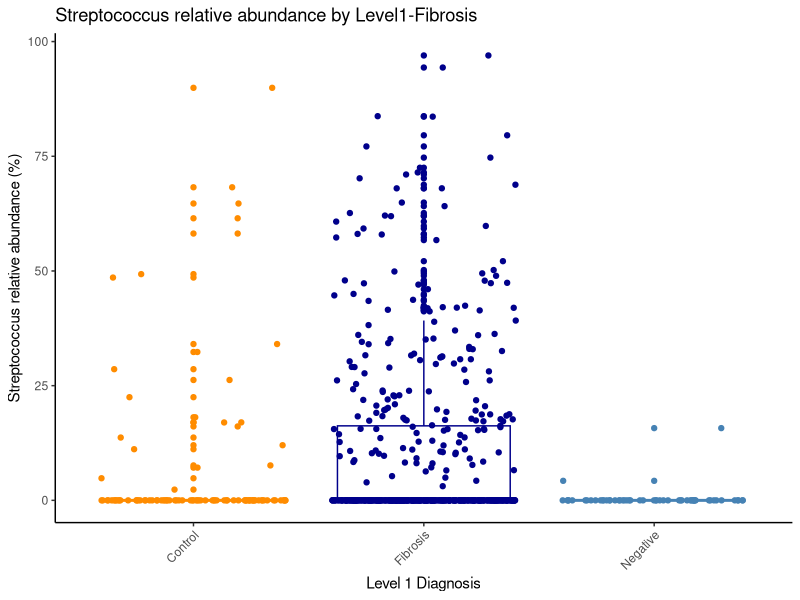
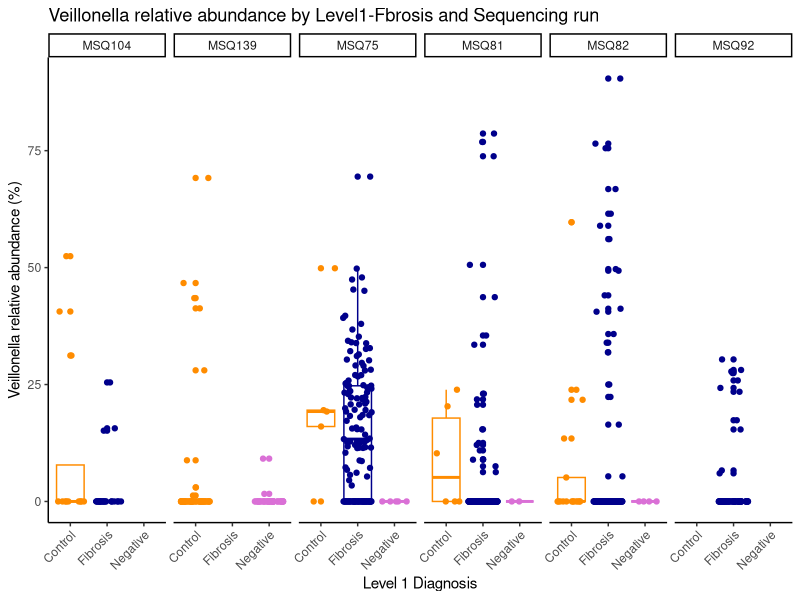
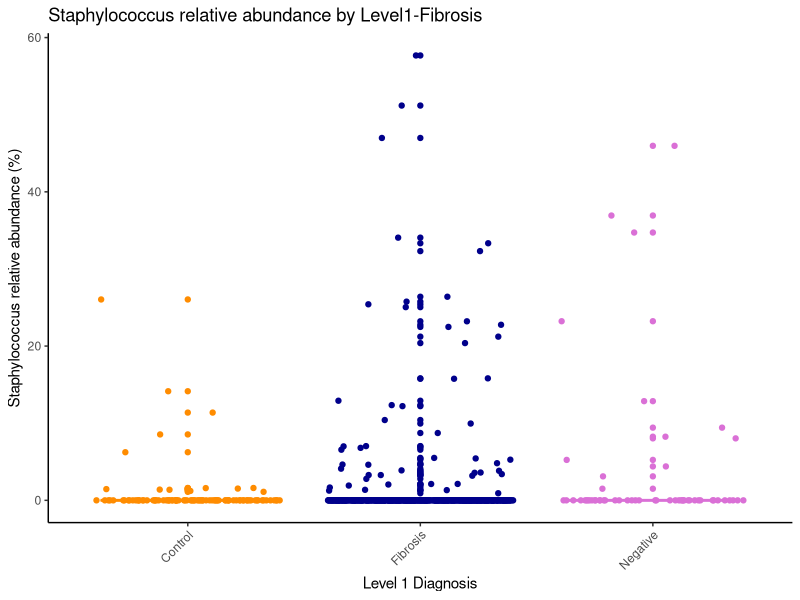
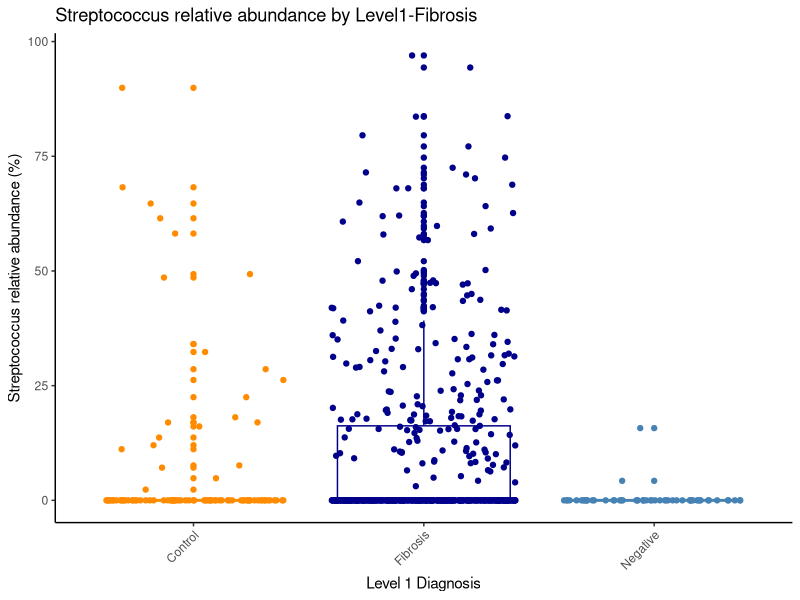
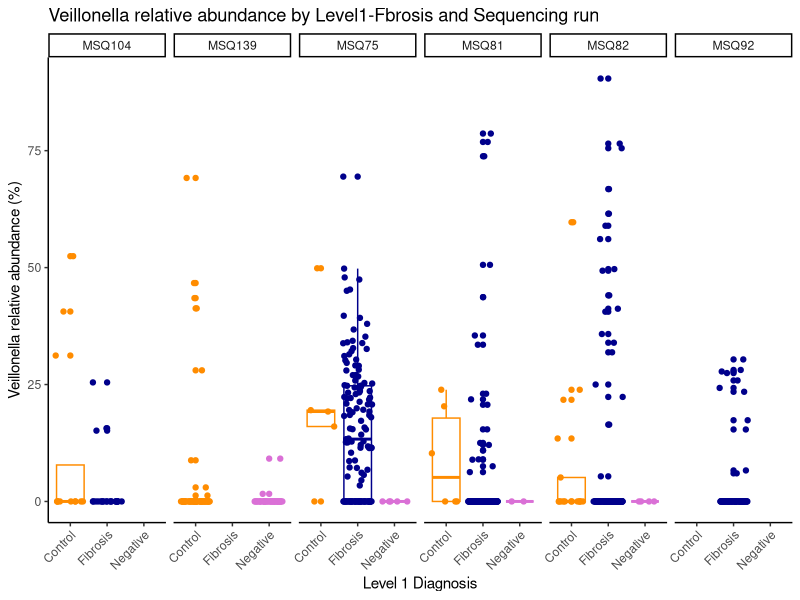
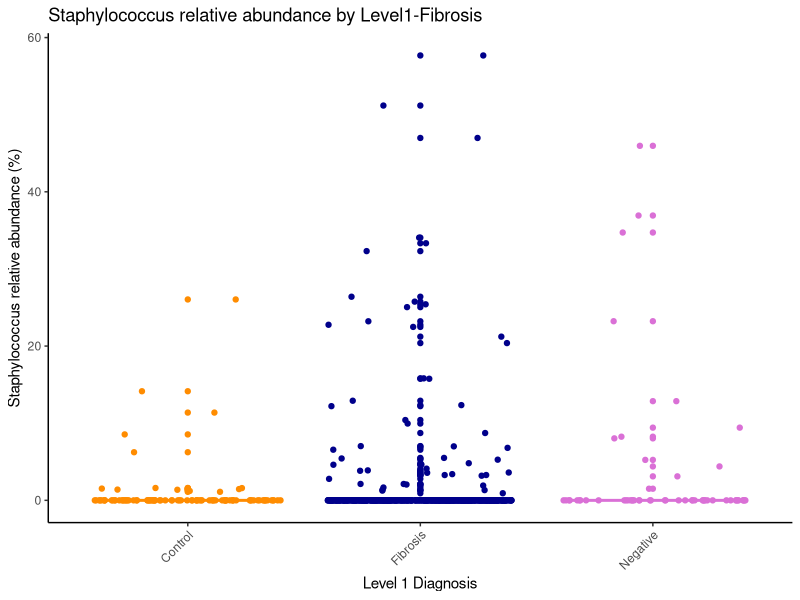

Reproduce these figures in R, in order.
setwd("~/GitHub/Imperial-Molyneaux/IPF-progressive/Level1-IPF/Genus/")

library(tidyverse)
library(ggplot2)
library(dplyr)

data <- read_csv("Genus-normalised.csv") %>%
  filter(!Level1 == "Mock")

abund_table <- data %>%
  select(5:ncol(data))
rowSums(abund_table)
abund_table <- abund_table/rowSums(abund_table)*100

meta_table <- data %>%
  select(`sample-id`:Diagnosis)
meta_table$Level1 <- gsub("Controls", "Control", meta_table$Level1)

##### STREPTOCOCCUS ######
Streptococcus <- abund_table %>% select(Streptococcus)

df <- cbind(meta_table, Streptococcus)
df$Level1 <- as.factor(df$Level1)

ggplot(df, aes(x = Level1, y = Streptococcus)) + 
  #facet_grid(.~`Sequencing run`)+
  geom_boxplot(aes(fill = Level1, colour = Level1)) + 
  geom_point(position = "jitter", aes(fill = Level1, colour = Level1)) +
  scale_colour_manual(values=c("darkorange","darkblue", "steelblue", "orchid")) + 
  scale_fill_manual(values=c("white", "white","white", "white")) +
  theme_classic() + 
  labs(title="Streptococcus relative abundance by Level1-Fibrosis",
       y = "Streptococcus relative abundance (%)",
       x = "Level 1 Diagnosis") +
  theme(axis.text.x = element_text(angle = 45, hjust=1),
        legend.position = "none")

ggsave("Streptococcus- IPF vs HC.pdf",
       width=300,
       height=200,
       units = c("mm"), dpi=400)

IPF <- df %>% filter(Level1 == "Fibrosis")
IPF_mean <- mean(IPF$Streptococcus)

HC <- df %>% filter(Level1 == "Control")
HC_mean <- mean(HC$Streptococcus)

wilcox.test(IPF$Streptococcus, HC$Streptococcus) #0.03

##### VEILONELLA ######
Veillonella <- abund_table %>% select(Veillonella)

df <- cbind(meta_table, Veillonella)
df$Level1 <- as.factor(df$Level1)

ggplot(df, aes(x = Level1, y = Veillonella)) + 
 facet_grid(.~`Sequencing run`) +
  geom_boxplot(aes(fill = Level1, colour = Level1)) + 
  geom_point(position = "jitter", aes(fill = Level1, colour = Level1)) +
  scale_colour_manual(values=c("darkorange","darkblue", "orchid")) + 
  scale_fill_manual(values=c("white", "white","white", "white")) +
  theme_classic() + 
  labs(title="Veillonella relative abundance by Level1-Fbrosis and Sequencing run",
       y = "Veillonella relative abundance (%)",
       x = "Level 1 Diagnosis") +
  theme(axis.text.x = element_text(angle = 45, hjust=1),
        legend.position = "none")

ggsave("Veillonella- IPF vs HC by MSQ run.pdf",
       width=300,
       height=200,
       units = c("mm"), dpi=400)

IPF <- df %>% filter(Level1 == "Fibrosis")
IPF_mean <- mean(IPF$Veillonella)

HC <- df %>% filter(Level1 == "Control")
HC_mean <- mean(HC$Veillonella)

wilcox.test(IPF$Veillonella, HC$Veillonella) #0.4

#### STAPHYLOCOCCUS ####
Staphylococcus <- abund_table %>% select(Staphylococcus)

df <- cbind(meta_table, Staphylococcus)
df$Level1 <- as.factor(df$Level1)

ggplot(df, aes(x = Level1, y = Staphylococcus)) + 
  #facet_grid(.~`Sequencing run`)+
  geom_boxplot(aes(fill = Level1, colour = Level1)) + 
  geom_point(position = "jitter", aes(fill = Level1, colour = Level1)) +
  scale_colour_manual(values=c("darkorange","darkblue", "orchid")) + 
  scale_fill_manual(values=c("white", "white","white", "white")) +
  theme_classic() + 
  labs(title="Staphylococcus relative abundance by Level1-Fibrosis",
       y = "Staphylococcus relative abundance (%)",
       x = "Level 1 Diagnosis") +
  theme(axis.text.x = element_text(angle = 45, hjust=1),
        legend.position = "none")

ggsave("Staphylococcus- IPF vs HC.pdf",
       width=300,
       height=200,
       units = c("mm"), dpi=400)

IPF <- df %>% filter(Level1 == "Fibrosis")
IPF_mean <- mean(IPF$Staphylococcus)

HC <- df %>% filter(Level1 == "Control")
HC_mean <- mean(HC$Staphylococcus)

wilcox.test(IPF$Staphylococcus, HC$Staphylococcus) #0.4
